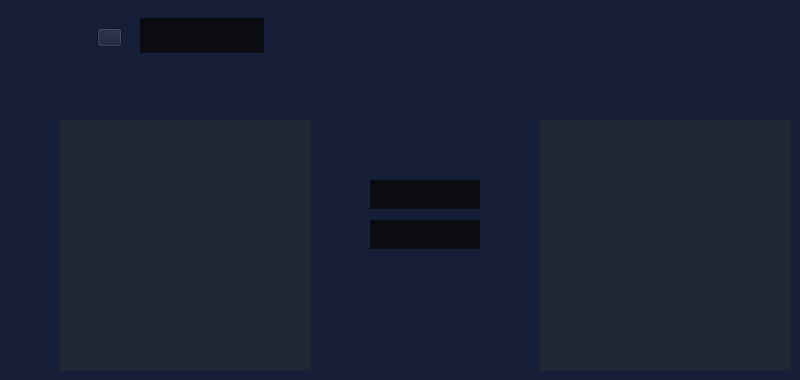
          <widget class="QWidget" name="clHillImage">
           <property name="styleSheet">
            <string notr="true">*{
	background-color: rgb(22,30,56);
}
QToolButton{
	color: rgb(255,255,255);
	background:rgb(10,12,18);
	border:none;
}
QToolButton:hover{
	background:rgb(33,38,52);
	border:none;
}
QTextEdit{
	background:rgb(255,255,255);
	border:none;
}
QLineEdit{
	color:rgb(255, 255, 255)
}
QLabel{
 background:rgb(33,38,52);
}</string>
           </property>
           <widget class="QPushButton" name="pushButton_25">
            <property name="geometry">
             <rect>
              <x>97</x>
              <y>28</y>
              <width>25</width>
              <height>19</height>
             </rect>
            </property>
            <property name="text">
             <string/>
            </property>
            <property name="icon">
             <iconset>
              <normaloff>src/titulos/Hill.png</normaloff>src/titulos/Hill.png</iconset>
            </property>
            <property name="iconSize">
             <size>
              <width>25</width>
              <height>19</height>
             </size>
            </property>
           </widget>
           <widget class="QToolButton" name="toolButton_30">
            <property name="geometry">
             <rect>
              <x>140</x>
              <y>18</y>
              <width>124</width>
              <height>35</height>
             </rect>
            </property>
            <property name="cursor">
             <cursorShape>PointingHandCursor</cursorShape>
            </property>
            <property name="text">
             <string/>
            </property>
            <property name="icon">
             <iconset>
              <normaloff>src/BotonesGral/Texto.png</normaloff>src/BotonesGral/Texto.png</iconset>
            </property>
            <property name="iconSize">
             <size>
              <width>124</width>
              <height>35</height>
             </size>
            </property>
           </widget>
           <widget class="QLabel" name="imagenCarga">
            <property name="geometry">
             <rect>
              <x>60</x>
              <y>120</y>
              <width>251</width>
              <height>251</height>
             </rect>
            </property>
            <property name="text">
             <string/>
            </property>
           </widget>
           <widget class="QLabel" name="imagenCarga_2">
            <property name="geometry">
             <rect>
              <x>540</x>
              <y>120</y>
              <width>251</width>
              <height>251</height>
             </rect>
            </property>
            <property name="styleSheet">
             <string notr="true"/>
            </property>
            <property name="text">
             <string/>
            </property>
           </widget>
           <widget class="QToolButton" name="hilImageCifrar">
            <property name="geometry">
             <rect>
              <x>370</x>
              <y>180</y>
              <width>110</width>
              <height>29</height>
             </rect>
            </property>
            <property name="cursor">
             <cursorShape>PointingHandCursor</cursorShape>
            </property>
            <property name="text">
             <string/>
            </property>
            <property name="icon">
             <iconset>
              <normaloff>src/BotonesGral/Cifrar.png</normaloff>src/BotonesGral/Cifrar.png</iconset>
            </property>
            <property name="iconSize">
             <size>
              <width>110</width>
              <height>29</height>
             </size>
            </property>
           </widget>
           <widget class="QToolButton" name="hilImageDescifrar">
            <property name="geometry">
             <rect>
              <x>370</x>
              <y>220</y>
              <width>110</width>
              <height>29</height>
             </rect>
            </property>
            <property name="cursor">
             <cursorShape>PointingHandCursor</cursorShape>
            </property>
            <property name="text">
             <string/>
            </property>
            <property name="icon">
             <iconset>
              <normaloff>src/BotonesGral/Descifrar.png</normaloff>src/BotonesGral/Descifrar.png</iconset>
            </property>
            <property name="iconSize">
             <size>
              <width>110</width>
              <height>29</height>
             </size>
            </property>
           </widget>
          </widget>
